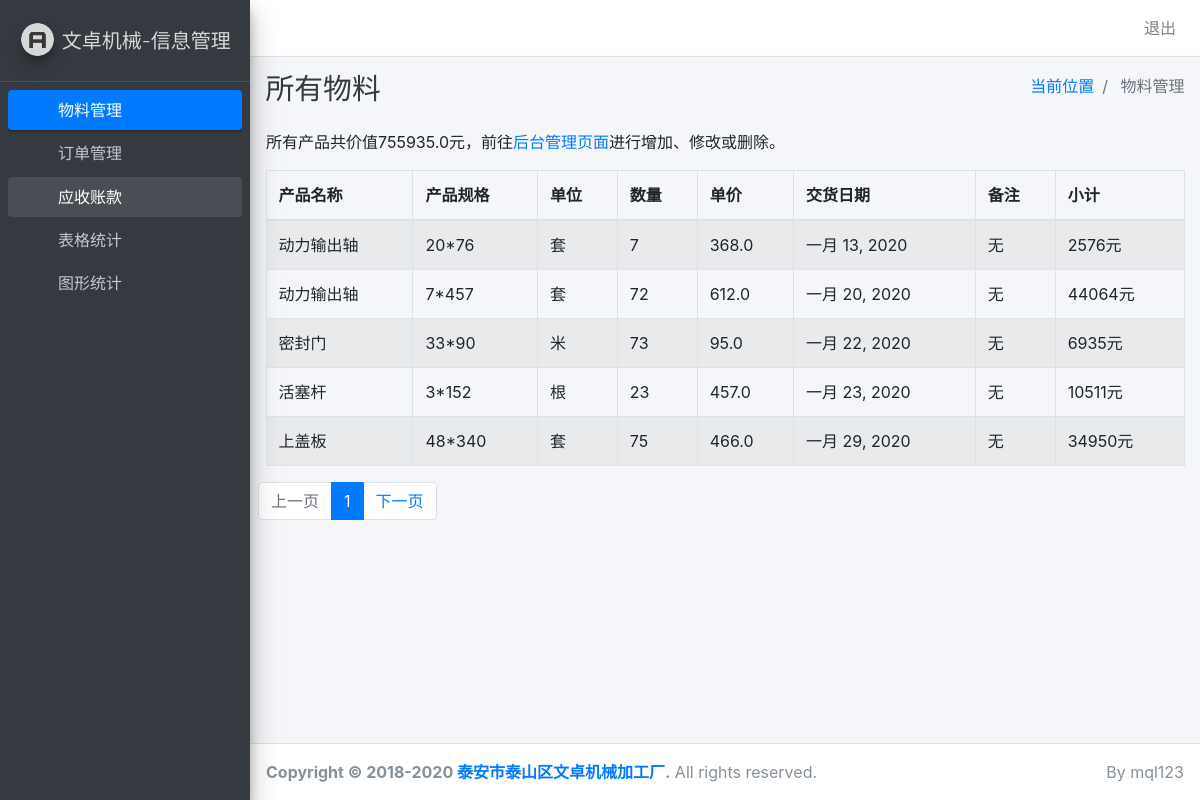
/material/ (signed in), run on the app's committed database.
### material/models.py (models this page shows, shortened)
class Material(models.Model):
    material_name = models.CharField(max_length=200, verbose_name='产品名称')
    material_spec = models.CharField(max_length=100, verbose_name='产品规格')
    material_unit = models.CharField(max_length=10, verbose_name='产品单位')
    material_num = models.IntegerField(verbose_name='数量')
    material_price = models.FloatField(verbose_name='单价')
    material_date = models.DateField(verbose_name='交货日期')
    material_expl = models.CharField(max_length=200, verbose_name='备注')
    class Meta:
        verbose_name = "产品"
        verbose_name_plural = "产品"

### login/wrapper.py (the view)
    def wrapper(*args, **kw):
        if args[0].session.get('is_login'):
            return func(*args,**kw)
        else:
            return redirect('login:login')

### login/wrapper.py (called while the page is built)
def login_required(func):
    def wrapper(*args, **kw):
        if args[0].session.get('is_login'):
            return func(*args,**kw)
        else:
            return redirect('login:login')
    return wrapper

### material/views.py (called while the page is built)
@login_required
def listing(request):
    material_list = Material.objects.order_by('material_date')
    big_sum = sum((i.material_price * i.material_num) for i in material_list)
    paginator = Paginator(material_list, 5)  # Show 25 contacts per page.
    page_number = request.GET.get('page')
    page_obj = paginator.get_page(page_number)
    return render(request, 'material/material_list.html', {'page_obj': page_obj, 'big_sum': big_sum})

### material/templates/material/material_list.html (shortened to what this page needs)
{% extends 'base.html' %}
{% load static %}
{% block header %}
    所有物料
{% endblock %}
{% block where %}
    物料管理
{% endblock %}material_list.html
{% block content %}
    <div class="dataTables_info" role="status" aria-live="polite" style="margin-bottom: 1rem;margin-left: 0.5rem">
        所有产品共价值{{ big_sum }}元，前往<a href="/admin/material/material/" target="_blank">后台管理页面</a>进行增加、修改或删除。
    </div>
    <div class="col-sm-12">
        <table id="example1" class="table table-bordered table-striped dataTable dtr-inline" role="grid"
               aria-describedby="example1_info">
            <thead>
            <tr role="row">
                <th class="sorting" tabindex="0" aria-controls="example1" rowspan="1" colspan="1"
                    aria-label="Rendering engine: activate to sort column ascending">产品名称
                </th>
                <th class="sorting" tabindex="0" aria-controls="example1" rowspan="1" colspan="1"
                    aria-label="Browser: activate to sort column ascending">产品规格
                </th>
                <th class="sorting_asc" tabindex="0" aria-controls="example1" rowspan="1" colspan="1"
                    aria-label="Platform(s): activate to sort column descending" aria-sort="ascending">单位
                </th>
                <th class="sorting" tabindex="0" aria-controls="example1" rowspan="1" colspan="1"
                    aria-label="Engine version: activate to sort column ascending">数量
                </th>
                <th class="sorting" tabindex="0" aria-controls="example1" rowspan="1" colspan="1"
                    aria-label="CSS grade: activate to sort column ascending">单价
                </th>
                <th class="sorting" tabindex="0" aria-controls="example1" rowspan="1" colspan="1"
                    aria-label="CSS grade: activate to sort column ascending">交货日期
                </th>
                <th class="sorting" tabindex="0" aria-controls="example1" rowspan="1" colspan="1"
                    aria-label="CSS grade: activate to sort column ascending">备注
                </th>
                <th class="sorting" tabindex="0" aria-controls="example1" rowspan="1" colspan="1"
                    aria-label="CSS grade: activate to sort column ascending">小计
                </th>
            </tr>
            </thead>
            <tbody>
            {% for material in page_obj %}
                {% if forloop.counter0|divisibleby:2 %}
                    <tr role="row" class="odd">
                {% else %}
                    <tr role="row" class="even">
                {% endif %}
            <td>{{ material.material_name }}</td>
            <td>{{ material.material_spec }}</td>
            <td>{{ material.material_unit }}</td>
            <td>{{ material.material_num }}</td>
            <td>{{ material.material_price }}</td>
            <td>{{ material.material_date }}</td>
            <td>{{ material.material_expl }}</td>
            <td>{% widthratio material.material_num 1 material.material_price %}元</td>
            </tr>
            {% endfor %}
            </tbody>
        </table>
    </div>
    <div>
        <div class="dataTables_paginate paging_simple_numbers" id="example1_paginate">
            <ul class="pagination">
                {% if page_obj.has_previous %}
                    <li class="paginate_button page-item previous" id="example1_previous"><a
                            href="?page={{ page_obj.previous_page_number }}"
                            aria-controls="example1"
                            data-dt-idx="0"
                            tabindex="0"
                            class="page-link">上一页</a>
                    </li>
                {% else %}
                    <li class="paginate_button page-item previous disabled" id="example1_previous"><a href="#"
                                                                                                      aria-controls="example1"
                                                                                                      data-dt-idx="0"
                                                                                                      tabindex="0"
                                                                                                      class="page-link">上一页</a>
                    </li>
                {% endif %}
                <li class="paginate_button page-item active"><a href="{{ page_obj.number }}" aria-controls="example1"
                                                                data-dt-idx="1"
                                                                tabindex="0" class="page-link">{{ page_obj.number }}</a>
                </li>
                {% if page_obj.has_next %}
                    <li class="paginate_button page-item next" id="example1_next"><a
                            href="?page={{ page_obj.next_page_number }}" aria-controls="example1"
                            data-dt-idx="7" tabindex="0"
                            class="page-link">下一页</a></li>
                {% endif %}
            </ul>
        </div>
    </div>
{% endblock %}

### data on the page
Material: material_name "动力输出轴", material_spec "20*76", material_unit "套", material_num "7", material_price "368.0", material_date "一月 13, 2020", material_expl "无", material_num+material_price "2576"
Material: material_name "动力输出轴", material_spec "7*457", material_unit "套", material_num "72", material_price "612.0", material_date "一月 20, 2020", material_expl "无", material_num+material_price "44064"
Material: material_name "密封门", material_spec "33*90", material_unit "米", material_num "73", material_price "95.0", material_date "一月 22, 2020", material_expl "无", material_num+material_price "6935"
Material: material_name "活塞杆", material_spec "3*152", material_unit "根", material_num "23", material_price "457.0", material_date "一月 23, 2020", material_expl "无", material_num+material_price "10511"
Material: material_name "上盖板", material_spec "48*340", material_unit "套", material_num "75", material_price "466.0", material_date "一月 29, 2020", material_expl "无", material_num+material_price "34950"

### other printed values
{{ big_sum }} "755935.0"
{{ page_obj.number }} "1"
